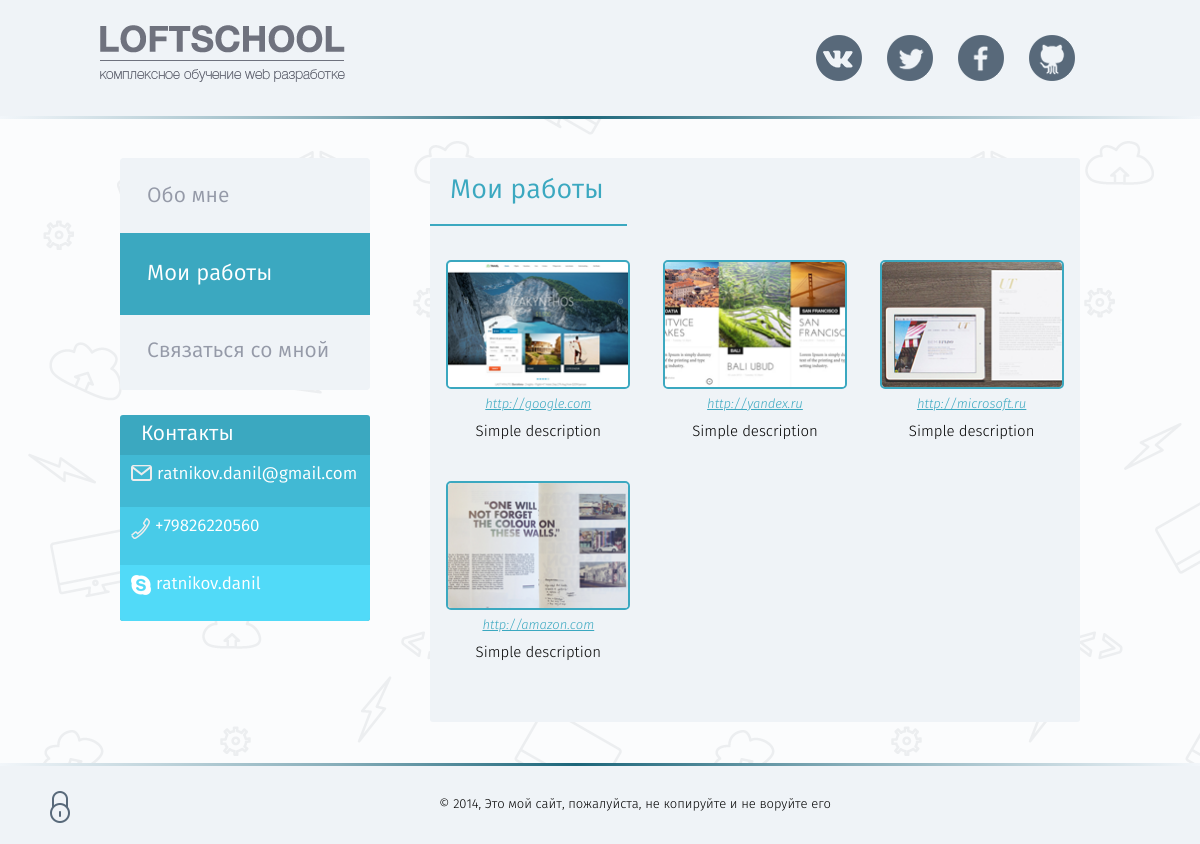
The app's page /works with its own data.
### tables this page shows
CREATE TABLE IF NOT EXISTS `portfolio` (
  `id` int(5) NOT NULL AUTO_INCREMENT,
  `title` varchar(200) NOT NULL,
  `img` varchar(200) NOT NULL,
  `url` varchar(200) NOT NULL,
  `description` text NOT NULL,
  PRIMARY KEY (`id`)
);

### scripts/config.php (called while the page is built, shortened)
<?php
$data_sql = array(
	'get_portfolio' => 'select id, title, img, url, description from portfolio'
);
function getDataAsArray (PDO $pdo, $sql) {
	$result = $pdo->query($sql);
	return $result->fetchAll(PDO::FETCH_ASSOC);
}

### works.php (the view, shortened to what this page needs)
<?php require_once('header.php'); ?>
<div class="container">
  <?php  require_once('sidebar.php');?>
		<div class="content">
			<div class="works-info content-block border-rad3">
				<h2><span class="block-title">Мои работы</span></h2>
				<ul class="works-list">
					<?php foreach ($portfolio as $work): ?>
					<li class="work-item">
						<div class="work-item-box border-rad5">
							<img src="<?php echo $work['img']; ?> " alt="">
						</div>
						<a href="<?php echo $work['url']; ?> "><?php echo $work['url']; ?></a>
						<p><?php echo $work['description']; ?></p>
					</li>
					<?php endforeach ?>
				</ul>
			</div>
		</div>
</div>
<?php require_once('footer.php');

### index.php (shortened to what this page needs)
<?php
@require_once("scripts/config.php");
$page = $_GET['page'];
$pdo = getPDO();
switch ($page) {
	case 'works':
		$portfolio = getDataAsArray($pdo, $data_sql['get_portfolio']);
		require "works.php";
		break;
}

### head.php (shortened to what this page needs)
<!DOCTYPE html>
 <html class="no-js">
    <head>
        <link rel="stylesheet" href="fonts/fira/fira.css">
        <link rel="stylesheet" href="fonts/HelveticaNeue/helveticaneue.css">
        <link rel="stylesheet" href="fonts/Proxima-Nova/ProximaNova.css">
        <link rel="stylesheet" href="css/normalize.css">
           <link rel="stylesheet" href="css/style.css">
    </head>
<!DOCTYPE html>
<html lang="ru">
  <head>
    <link rel="stylesheet" href="fonts/fira/fira.css">
    <link rel="stylesheet" href="fonts/HelveticaNeue/helveticaneue.css">
    <link rel="stylesheet" href="fonts/Proxima-Nova/ProximaNova.css">
  </head>
  <body>

### header.php
<?php require_once("head.php") ?>
<div class="wrapper">
  <div class="header">
    <div class="logo">
      <a href="/">
        <img src="img/logo.png" alt="Loftschool">
      </a>
    </div>
    <div class="socialbut">
      <a href="https://vk.com/ratnikov_danil" class="social social-vk"></a>
      <a href="https://twitter.com/RatnikovDanil" class="social social-tw"></a>
      <a href="https://www.facebook.com/profile.php?id=100004921876083" class="social social-fb"></a>
      <a href="https://github.com/danratnikov" class="social social-gh"></a>
    </div>
    <div class="divider-gradient"></div>
  </div>

### sidebar.php
<div class="sidebar">
  <div class="menu border-rad3">
    <ul class="menu-list">
      <li class="menu-item <?php if ($page == "about") echo "active"; ?>"><a href="/about">Обо мне</a></li>
      <li class="menu-item <?php if ($page == "works") echo "active"; ?>"><a href="/works">Мои работы</a></li>
      <li class="menu-item <?php if ($page == "contacts") echo "active"; ?>"><a href="/contacts">Связаться со мной</a></li>
    </ul>
  </div>
  <div class="contacts border-rad3">
    <h2>Контакты</h2>
    <ul class="contacts-list">
      <li class="contact-list-line post"><span class="post-icon"></span><a href="mailto:ratnikov.danil@gmail.com">ratnikov.danil@gmail.com</a></li>
      <li class="contact-list-line tel"><span class="tel-icon"></span><a href="tel:+79826220560">+79826220560</a></li>
      <li class="contact-list-line skype"><span class="skype-icon"></span><a href="skype:ratnikov.danil">ratnikov.danil</a></li>
    </ul>
  </div>
</div>

### footer.php (shortened to what this page needs)
		<div class="footer clarfix">
		  <div class="divider-gradient"></div>
		  <div class="login-locker">
		  	<a href="/admin"></a>
		  </div>
		  <h3>© 2014, Это мой сайт, пожалуйста, не копируйте и не воруйте его</h3>
		</div>
	</div>
  </body>
</html>

### records on screen
portfolio: img (picture), url "http://google.com", description "Simple description"
portfolio: img (picture), url "http://yandex.ru", description "Simple description"
portfolio: img (picture), url "http://microsoft.ru", description "Simple description"
portfolio: img (picture), url "http://amazon.com", description "Simple description"
